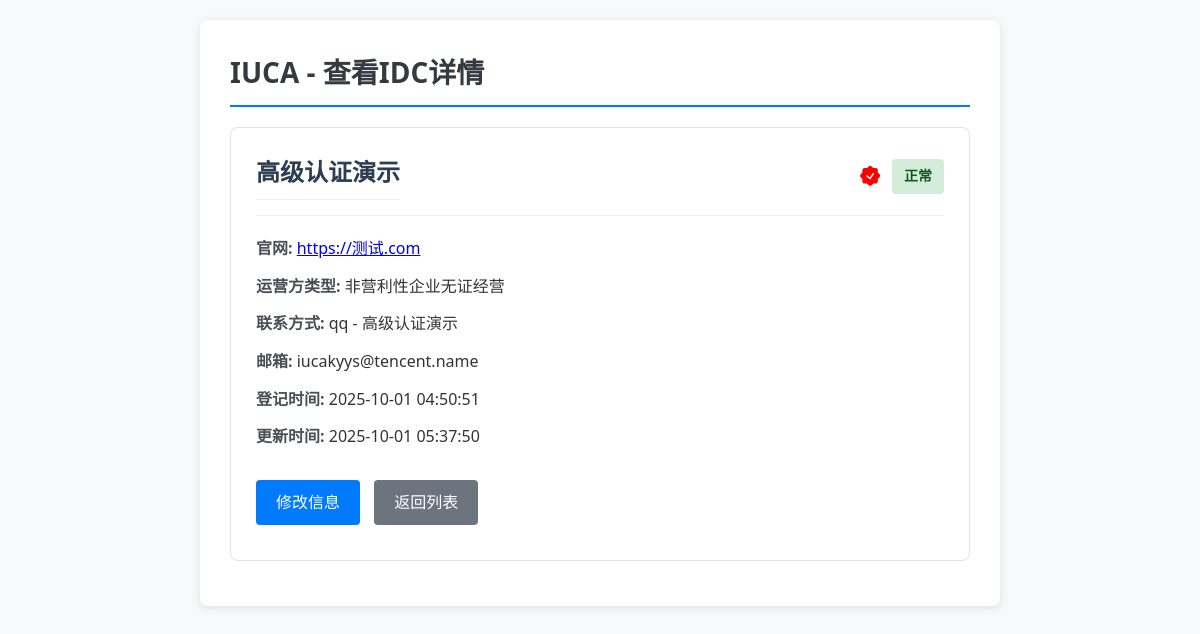
The app's page /admin/view.php?id=15 (signed in) with its own data.
### tables this page shows
CREATE TABLE `idc_info` (
  `id` int(11) NOT NULL AUTO_INCREMENT,
  `idc_name` varchar(100) NOT NULL,
  `website` varchar(255) NOT NULL,
  `company_name` varchar(100) DEFAULT NULL,
  `contact_type` varchar(50) NOT NULL,
  `contact_info` text NOT NULL,
  `email` varchar(100) NOT NULL,
  `logo_filename` varchar(255) DEFAULT NULL,
  `status` varchar(20) NOT NULL DEFAULT 'normal',
  `authentication` varchar(20) NOT NULL DEFAULT 'unverified',
  `tags` text,
  `remarks` text,
  `created_at` timestamp NULL DEFAULT CURRENT_TIMESTAMP,
  `updated_at` timestamp NULL DEFAULT CURRENT_TIMESTAMP ON UPDATE CURRENT_TIMESTAMP,
  `is_blacklisted` tinyint(4) NOT NULL DEFAULT '0',
  `operator_type_id` int(11) DEFAULT NULL,
  PRIMARY KEY (`id`),
  KEY `operator_type_id` (`operator_type_id`),
  CONSTRAINT `idc_info_ibfk_1` FOREIGN KEY (`operator_type_id`) REFERENCES `operator_types` (`id`)
);

### admin/view.php (the view, shortened to what this page needs)
<!DOCTYPE html>
<html lang="zh-CN">
<head>
    <link rel="stylesheet" href="../css/style.css">
</head>
<body>
    <div class="container">
        <h1>IUCA - 查看IDC详情</h1>
        <?php
        $id = $_GET['id'];
        $db = require '../include/db.php';
        $auth_stmt = $db->prepare("SELECT code, icon FROM authentication_types");
        $auth_stmt->execute();
        $auth_icons = [];
        while ($auth_row = $auth_stmt->fetch(PDO::FETCH_ASSOC)) {
            $auth_icons[$auth_row['code']] = $auth_row['icon'];
        }
        $operator_stmt = $db->prepare("SELECT id, name FROM operator_types");
        $operator_stmt->execute();
        $operator_types = [];
        while ($operator_row = $operator_stmt->fetch(PDO::FETCH_ASSOC)) {
            $operator_types[$operator_row['id']] = $operator_row['name'];
        }
        $stmt = $db->prepare("SELECT * FROM idc_info WHERE id = :id");
        $stmt->bindParam(':id', $id, PDO::PARAM_INT);
        $stmt->execute();
        $idc_info = $stmt->fetch(PDO::FETCH_ASSOC);
        $status_class = '';
        $status_text = '';
        $auth_code = $idc_info['authentication'] ?? 'unverified';
        $auth_icon = $auth_icons[$auth_code] ?? 'gray_v.svg';
        if (isset($idc_info['is_blacklisted']) && $idc_info['is_blacklisted'] == 1) {
            $status_class = 'status-danger';
            $status_text = '黑名单';
        } else {
            switch ($idc_info['status']) {
                case 'normal':
                    $status_class = 'status-normal';
                    $status_text = '正常';
                    break;
            }
        }
        ?>
        <div class="result-item">
            <div class="result-header">
                <h2 class="result-title"><?php echo htmlspecialchars($idc_info['idc_name']); ?></h2>
                <div style="display: flex; align-items: center;">
                    <img src="../images/<?php echo htmlspecialchars($auth_icon); ?>" alt="认证图标" width="24" height="24" style="margin-right: 10px;">
                    <span class="result-status <?php echo $status_class; ?>"><?php echo $status_text; ?></span>
                </div>
            </div>
            <p><strong>官网:</strong> <a href="<?php echo htmlspecialchars($idc_info['website']); ?>" target="_blank"><?php echo htmlspecialchars($idc_info['website']); ?></a></p>
            <p><strong>运营方类型:</strong> <?php echo isset($idc_info['operator_type_id']) && !empty($idc_info['operator_type_id']) ? htmlspecialchars($operator_types[$idc_info['operator_type_id']]) : '未设置'; ?></p>
            <p><strong>联系方式:</strong> <?php echo htmlspecialchars($idc_info['contact_type']); ?> - <?php echo htmlspecialchars($idc_info['contact_info']); ?></p>
            <p><strong>邮箱:</strong> <?php echo htmlspecialchars($idc_info['email']); ?></p>
            <p><strong>登记时间:</strong> <?php echo htmlspecialchars($idc_info['created_at']); ?></p>
            <p><strong>更新时间:</strong> <?php echo htmlspecialchars($idc_info['updated_at']); ?></p>
            <div class="btn-group">
                <a href="edit_idc.php?id=<?php echo $id; ?>" class="btn btn-primary">修改信息</a>
                <a href="index.php" class="btn btn-secondary">返回列表</a>
            </div>
        </div>
    </div>
</body>
</html>

### css/style.css (style rules this page uses)
* { margin: 0; padding: 0; box-sizing: border-box; }
body { font-family: 'PingFang SC', 'Microsoft YaHei', sans-serif; line-height: 1.6; color: #333; background-color: #f5f5f5; padding: 20px; }
.container { max-width: 1200px; margin: 0 auto; background-color: #fff; padding: 30px; border-radius: 8px; box-shadow: 0 0 10px rgba(0, 0, 0, 0.1); }
h1, h2, h3 { color: #2c3e50; margin-bottom: 20px; }
h1 { font-size: 28px; border-bottom: 2px solid #3498db; padding-bottom: 10px; }
h2 { font-size: 22px; margin-top: 30px; padding-bottom: 8px; border-bottom: 1px solid #eee; }
button, .btn { display: inline-block; padding: 10px 15px; background-color: #3498db; color: #fff; border: none; border-radius: 4px; cursor: pointer; font-size: 16px; text-decoration: none; margin-right: 10px; margin-bottom: 10px; }
.btn-secondary { background-color: #95a5a6; }
.result-item { padding: 15px; margin-bottom: 15px; background-color: #fff; border: 1px solid #eee; border-radius: 4px; }
.result-header { display: flex; justify-content: space-between; align-items: center; margin-bottom: 10px; }
.result-title { font-size: 18px; font-weight: 600; color: #2c3e50; }
.result-status { padding: 5px 10px; border-radius: 15px; font-size: 14px; font-weight: 600; }
.status-normal { background-color: #dff0d8; color: #3c763d; }
.btn-group { margin-top: 20px; }

### admin/view.php (style rules this page uses)
body { font-family: 'Segoe UI', Tahoma, Geneva, Verdana, sans-serif; margin: 0; padding: 20px; background-color: #f8f9fa; }
.container { max-width: 800px; margin: 0 auto; background-color: #fff; padding: 30px; border-radius: 8px; box-shadow: 0 2px 10px rgba(0, 0, 0, 0.1); }
h1 { color: #343a40; border-bottom: 2px solid #007bff; padding-bottom: 10px; margin-bottom: 20px; }
.result-item { margin-top: 20px; border: 1px solid #dee2e6; border-radius: 8px; padding: 25px; background-color: #fff; }
.result-header { display: flex; justify-content: space-between; align-items: center; margin-bottom: 20px; padding-bottom: 15px; border-bottom: 1px solid #eee; }
.result-title { margin: 0; color: #2c3e50; font-size: 24px; }
.result-status { padding: 6px 12px; border-radius: 4px; font-size: 14px; font-weight: 600; }
.status-normal { background-color: #d4edda; color: #155724; }
p { margin: 12px 0; line-height: 1.6; }
strong { color: #495057; }
.btn-group { margin-top: 30px; }
.btn { display: inline-block; padding: 10px 20px; background-color: #007bff; color: white; text-decoration: none; border-radius: 4px; margin-right: 10px; font-size: 16px; font-weight: 500; transition: background-color 0.3s; }
.btn-secondary { background-color: #6c757d; }

### records on screen
idc_info: idc_name "高级认证演示", status "正常", website "https://测试.com", operator_type "非营利性企业无证经营", contact_type "qq", contact_info "高级认证演示", email "iucakyys@tencent.name", created_at "2025-10-01 04:50:51", updated_at "2025-10-01 05:37:50"
